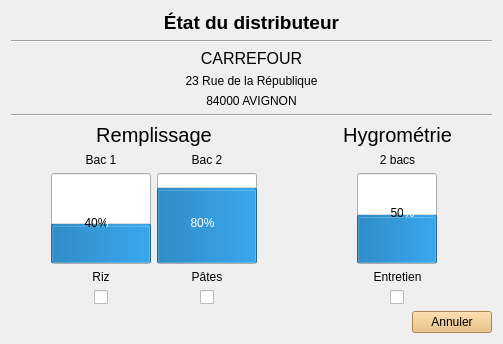
      <widget class="QWidget" name="pageDistributeur">
       <layout class="QVBoxLayout" name="verticalLayout_4">
        <item>
         <layout class="QVBoxLayout" name="verticalLayoutInformationsDistributeur">
          <property name="rightMargin">
           <number>0</number>
          </property>
          <item>
           <widget class="QLabel" name="labelEtatDistributeur">
            <property name="font">
             <font>
              <pointsize>14</pointsize>
              <weight>75</weight>
              <bold>true</bold>
             </font>
            </property>
            <property name="text">
             <string>État du distributeur</string>
            </property>
            <property name="alignment">
             <set>Qt::AlignHCenter|Qt::AlignTop</set>
            </property>
           </widget>
          </item>
          <item>
           <widget class="Line" name="lineTitre">
            <property name="orientation">
             <enum>Qt::Horizontal</enum>
            </property>
           </widget>
          </item>
          <item>
           <widget class="QLabel" name="labelNom">
            <property name="font">
             <font>
              <pointsize>12</pointsize>
              <weight>50</weight>
              <bold>false</bold>
             </font>
            </property>
            <property name="text">
             <string>CARREFOUR</string>
            </property>
            <property name="alignment">
             <set>Qt::AlignCenter</set>
            </property>
           </widget>
          </item>
          <item>
           <widget class="QLabel" name="labelAdresse">
            <property name="text">
             <string>23 Rue de la République</string>
            </property>
            <property name="alignment">
             <set>Qt::AlignCenter</set>
            </property>
           </widget>
          </item>
          <item>
           <widget class="QLabel" name="labelVille">
            <property name="text">
             <string>84000 AVIGNON</string>
            </property>
            <property name="alignment">
             <set>Qt::AlignCenter</set>
            </property>
           </widget>
          </item>
          <item>
           <widget class="Line" name="lineDistributeur">
            <property name="orientation">
             <enum>Qt::Horizontal</enum>
            </property>
           </widget>
          </item>
          <item>
           <layout class="QHBoxLayout" name="horizontalLayout_2">
            <item>
             <spacer name="horizontalSpacer_2">
              <property name="orientation">
               <enum>Qt::Horizontal</enum>
              </property>
              <property name="sizeHint" stdset="0">
               <size>
                <width>40</width>
                <height>20</height>
               </size>
              </property>
             </spacer>
            </item>
            <item>
             <layout class="QVBoxLayout" name="verticalLayoutRemplissage">
              <property name="bottomMargin">
               <number>0</number>
              </property>
              <item>
               <widget class="QLabel" name="labelTitreRemplissage">
                <property name="font">
                 <font>
                  <pointsize>-1</pointsize>
                  <weight>11</weight>
                  <italic>false</italic>
                  <bold>false</bold>
                 </font>
                </property>
                <property name="styleSheet">
                 <string notr="true">font: 90 &quot;Ubuntu Condensed&quot;;
font-size: 20px;</string>
                </property>
                <property name="text">
                 <string>Remplissage</string>
                </property>
                <property name="alignment">
                 <set>Qt::AlignCenter</set>
                </property>
               </widget>
              </item>
              <item>
               <layout class="QHBoxLayout" name="horizontalLayoutNiveauxRemplissage">
                <property name="rightMargin">
                 <number>0</number>
                </property>
                <item>
                 <layout class="QVBoxLayout" name="verticalLayoutRemplissageBac1">
                  <property name="topMargin">
                   <number>0</number>
                  </property>
                  <property name="bottomMargin">
                   <number>0</number>
                  </property>
                  <item>
                   <widget class="QLabel" name="labelTitreBac1">
                    <property name="text">
                     <string>Bac 1</string>
                    </property>
                    <property name="alignment">
                     <set>Qt::AlignCenter</set>
                    </property>
                   </widget>
                  </item>
                  <item alignment="Qt::AlignHCenter">
                   <widget class="QProgressBar" name="progressBarRemplissageBac1">
                    <property name="sizePolicy">
                     <sizepolicy hsizetype="Fixed" vsizetype="Expanding">
                      <horstretch>0</horstretch>
                      <verstretch>0</verstretch>
                     </sizepolicy>
                    </property>
                    <property name="minimumSize">
                     <size>
                      <width>100</width>
                      <height>0</height>
                     </size>
                    </property>
                    <property name="maximumSize">
                     <size>
                      <width>16777215</width>
                      <height>16777215</height>
                     </size>
                    </property>
                    <property name="layoutDirection">
                     <enum>Qt::LeftToRight</enum>
                    </property>
                    <property name="styleSheet">
                     <string notr="true">QProgressBar::chunk:horizontal {

};</string>
                    </property>
                    <property name="maximum">
                     <number>100</number>
                    </property>
                    <property name="value">
                     <number>40</number>
                    </property>
                    <property name="alignment">
                     <set>Qt::AlignBottom|Qt::AlignHCenter</set>
                    </property>
                    <property name="orientation">
                     <enum>Qt::Vertical</enum>
                    </property>
                    <property name="invertedAppearance">
                     <bool>false</bool>
                    </property>
                    <property name="textDirection">
                     <enum>QProgressBar::TopToBottom</enum>
                    </property>
                    <property name="format">
                     <string>%p%</string>
                    </property>
                   </widget>
                  </item>
                  <item>
                   <widget class="QLabel" name="labelNomProduitRemplissageBac1">
                    <property name="sizePolicy">
                     <sizepolicy hsizetype="Preferred" vsizetype="Preferred">
                      <horstretch>0</horstretch>
                      <verstretch>0</verstretch>
                     </sizepolicy>
                    </property>
                    <property name="maximumSize">
                     <size>
                      <width>16777215</width>
                      <height>16777215</height>
                     </size>
                    </property>
                    <property name="text">
                     <string>Riz</string>
                    </property>
                    <property name="alignment">
                     <set>Qt::AlignCenter</set>
                    </property>
                   </widget>
                  </item>
                  <item alignment="Qt::AlignHCenter">
                   <widget class="QCheckBox" name="checkBoxBac1">
                    <property name="text">
                     <string/>
                    </property>
                   </widget>
                  </item>
                 </layout>
                </item>
                <item>
                 <layout class="QVBoxLayout" name="verticalLayoutRemplissageBac2">
                  <property name="topMargin">
                   <number>0</number>
                  </property>
                  <property name="bottomMargin">
                   <number>0</number>
                  </property>
                  <item>
                   <widget class="QLabel" name="labelTitreBac2">
                    <property name="text">
                     <string>Bac 2</string>
                    </property>
                    <property name="alignment">
                     <set>Qt::AlignCenter</set>
                    </property>
                   </widget>
                  </item>
                  <item alignment="Qt::AlignHCenter">
                   <widget class="QProgressBar" name="progressBarRemplissageBac2">
                    <property name="minimumSize">
                     <size>
                      <width>100</width>
                      <height>0</height>
                     </size>
                    </property>
                    <property name="styleSheet">
                     <string notr="true">QProgressBar::chunk:horizontal {

};</string>
                    </property>
                    <property name="value">
                     <number>80</number>
                    </property>
                    <property name="alignment">
                     <set>Qt::AlignBottom|Qt::AlignHCenter</set>
                    </property>
                    <property name="textVisible">
                     <bool>true</bool>
                    </property>
                    <property name="orientation">
                     <enum>Qt::Vertical</enum>
                    </property>
                   </widget>
                  </item>
                  <item>
                   <widget class="QLabel" name="labelNomProduitRemplissageBac2">
                    <property name="text">
                     <string>Pâtes</string>
                    </property>
                    <property name="alignment">
                     <set>Qt::AlignCenter</set>
                    </property>
                   </widget>
                  </item>
                  <item alignment="Qt::AlignHCenter">
                   <widget class="QCheckBox" name="checkBoxBac2">
                    <property name="text">
                     <string/>
                    </property>
                   </widget>
                  </item>
                 </layout>
                </item>
               </layout>
              </item>
             </layout>
            </item>
            <item>
             <spacer name="horizontalSpacer_3">
              <property name="orientation">
               <enum>Qt::Horizontal</enum>
              </property>
              <property name="sizeHint" stdset="0">
               <size>
                <width>40</width>
                <height>20</height>
               </size>
              </property>
             </spacer>
            </item>
            <item>
             <spacer name="horizontalSpacer_4">
              <property name="orientation">
               <enum>Qt::Horizontal</enum>
              </property>
              <property name="sizeHint" stdset="0">
               <size>
                <width>40</width>
                <height>20</height>
               </size>
              </property>
             </spacer>
            </item>
            <item>
             <layout class="QVBoxLayout" name="verticalLayoutHygrometrie">
              <property name="bottomMargin">
               <number>0</number>
              </property>
              <item>
               <widget class="QLabel" name="labelTitreHygrometrie">
                <property name="styleSheet">
                 <string notr="true">font: 90 &quot;Ubuntu Condensed&quot;;
font-size: 20px;</string>
                </property>
                <property name="text">
                 <string>Hygrométrie</string>
                </property>
                <property name="alignment">
                 <set>Qt::AlignCenter</set>
                </property>
               </widget>
              </item>
              <item>
               <layout class="QHBoxLayout" name="horizontalLayoutNiveauHygrometrie">
                <property name="rightMargin">
                 <number>0</number>
                </property>
                <item>
                 <layout class="QVBoxLayout" name="verticalLayoutBac1" stretch="0,0,0,0">
                  <property name="leftMargin">
                   <number>0</number>
                  </property>
                  <property name="topMargin">
                   <number>0</number>
                  </property>
                  <property name="rightMargin">
                   <number>0</number>
                  </property>
                  <property name="bottomMargin">
                   <number>0</number>
                  </property>
                  <item>
                   <widget class="QLabel" name="labelTitreNbBacs">
                    <property name="text">
                     <string>2 bacs</string>
                    </property>
                    <property name="alignment">
                     <set>Qt::AlignCenter</set>
                    </property>
                   </widget>
                  </item>
                  <item alignment="Qt::AlignHCenter">
                   <widget class="QProgressBar" name="progressBarHygrometrieBacs">
                    <property name="minimumSize">
                     <size>
                      <width>80</width>
                      <height>0</height>
                     </size>
                    </property>
                    <property name="styleSheet">
                     <string notr="true">QProgressBar::chunk:horizontal {

};</string>
                    </property>
                    <property name="value">
                     <number>50</number>
                    </property>
                    <property name="alignment">
                     <set>Qt::AlignBottom|Qt::AlignHCenter</set>
                    </property>
                    <property name="orientation">
                     <enum>Qt::Vertical</enum>
                    </property>
                   </widget>
                  </item>
                  <item>
                   <widget class="QLabel" name="labelHygrometrieBas">
                    <property name="text">
                     <string>Entretien</string>
                    </property>
                    <property name="alignment">
                     <set>Qt::AlignCenter</set>
                    </property>
                   </widget>
                  </item>
                  <item alignment="Qt::AlignHCenter">
                   <widget class="QCheckBox" name="checkBoxEntretien">
                    <property name="layoutDirection">
                     <enum>Qt::LeftToRight</enum>
                    </property>
                    <property name="autoFillBackground">
                     <bool>false</bool>
                    </property>
                    <property name="text">
                     <string/>
                    </property>
                   </widget>
                  </item>
                 </layout>
                </item>
               </layout>
              </item>
             </layout>
            </item>
            <item>
             <spacer name="horizontalSpacer_5">
              <property name="orientation">
               <enum>Qt::Horizontal</enum>
              </property>
              <property name="sizeHint" stdset="0">
               <size>
                <width>40</width>
                <height>20</height>
               </size>
              </property>
             </spacer>
            </item>
           </layout>
          </item>
         </layout>
        </item>
        <item>
         <layout class="QHBoxLayout" name="horizontalLayoutBoutonAnnuler">
          <property name="topMargin">
           <number>0</number>
          </property>
          <item>
           <spacer name="horizontalSpacer_8">
            <property name="orientation">
             <enum>Qt::Horizontal</enum>
            </property>
            <property name="sizeHint" stdset="0">
             <size>
              <width>40</width>
              <height>20</height>
             </size>
            </property>
           </spacer>
          </item>
          <item>
           <widget class="QPushButton" name="pushButtonAnnuler">
            <property name="palette">
             <palette>
              <active>
               <colorrole role="Button">
                <brush brushstyle="SolidPattern">
                 <color alpha="255">
                  <red>233</red>
                  <green>185</green>
                  <blue>110</blue>
                 </color>
                </brush>
               </colorrole>
               <colorrole role="Base">
                <brush brushstyle="SolidPattern">
                 <color alpha="255">
                  <red>233</red>
                  <green>185</green>
                  <blue>110</blue>
                 </color>
                </brush>
               </colorrole>
               <colorrole role="Window">
                <brush brushstyle="SolidPattern">
                 <color alpha="255">
                  <red>233</red>
                  <green>185</green>
                  <blue>110</blue>
                 </color>
                </brush>
               </colorrole>
              </active>
              <inactive>
               <colorrole role="Button">
                <brush brushstyle="SolidPattern">
                 <color alpha="255">
                  <red>233</red>
                  <green>185</green>
                  <blue>110</blue>
                 </color>
                </brush>
               </colorrole>
               <colorrole role="Base">
                <brush brushstyle="SolidPattern">
                 <color alpha="255">
                  <red>233</red>
                  <green>185</green>
                  <blue>110</blue>
                 </color>
                </brush>
               </colorrole>
               <colorrole role="Window">
                <brush brushstyle="SolidPattern">
                 <color alpha="255">
                  <red>233</red>
                  <green>185</green>
                  <blue>110</blue>
                 </color>
                </brush>
               </colorrole>
              </inactive>
              <disabled>
               <colorrole role="Button">
                <brush brushstyle="SolidPattern">
                 <color alpha="255">
                  <red>233</red>
                  <green>185</green>
                  <blue>110</blue>
                 </color>
                </brush>
               </colorrole>
               <colorrole role="Base">
                <brush brushstyle="SolidPattern">
                 <color alpha="255">
                  <red>233</red>
                  <green>185</green>
                  <blue>110</blue>
                 </color>
                </brush>
               </colorrole>
               <colorrole role="Window">
                <brush brushstyle="SolidPattern">
                 <color alpha="255">
                  <red>233</red>
                  <green>185</green>
                  <blue>110</blue>
                 </color>
                </brush>
               </colorrole>
              </disabled>
             </palette>
            </property>
            <property name="styleSheet">
             <string notr="true"/>
            </property>
            <property name="text">
             <string>Annuler</string>
            </property>
           </widget>
          </item>
         </layout>
        </item>
       </layout>
      </widget>
